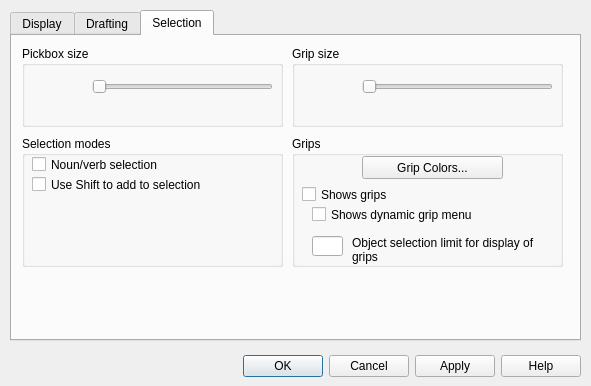
<?xml version="1.0" encoding="UTF-8"?>
<ui version="4.0">
 <class>Options_Dialog</class>
 <widget class="QDialog" name="Options_Dialog">
  <property name="windowModality">
   <enum>Qt::NonModal</enum>
  </property>
  <property name="geometry">
   <rect>
    <x>0</x>
    <y>0</y>
    <width>591</width>
    <height>386</height>
   </rect>
  </property>
  <property name="minimumSize">
   <size>
    <width>591</width>
    <height>386</height>
   </size>
  </property>
  <property name="maximumSize">
   <size>
    <width>591</width>
    <height>386</height>
   </size>
  </property>
  <property name="windowTitle">
   <string>QAD - Options</string>
  </property>
  <property name="sizeGripEnabled">
   <bool>false</bool>
  </property>
  <property name="modal">
   <bool>false</bool>
  </property>
  <widget class="QDialogButtonBox" name="buttonBox">
   <property name="geometry">
    <rect>
     <x>240</x>
     <y>350</y>
     <width>341</width>
     <height>32</height>
    </rect>
   </property>
   <property name="orientation">
    <enum>Qt::Horizontal</enum>
   </property>
   <property name="standardButtons">
    <set>QDialogButtonBox::Apply|QDialogButtonBox::Cancel|QDialogButtonBox::Help|QDialogButtonBox::Ok</set>
   </property>
  </widget>
  <widget class="QTabWidget" name="tabWidget">
   <property name="geometry">
    <rect>
     <x>10</x>
     <y>10</y>
     <width>571</width>
     <height>331</height>
    </rect>
   </property>
   <property name="maximumSize">
    <size>
     <width>16777215</width>
     <height>16777215</height>
    </size>
   </property>
   <property name="currentIndex">
    <number>2</number>
   </property>
   <widget class="QWidget" name="DisplayTab">
    <attribute name="title">
     <string>Display</string>
    </attribute>
    <widget class="QGroupBox" name="groupBox">
     <property name="geometry">
      <rect>
       <x>10</x>
       <y>10</y>
       <width>251</width>
       <height>291</height>
      </rect>
     </property>
     <property name="title">
      <string>Window Elements</string>
     </property>
     <widget class="QPushButton" name="Button_TextWindowColor">
      <property name="geometry">
       <rect>
        <x>20</x>
        <y>260</y>
        <width>91</width>
        <height>23</height>
       </rect>
      </property>
      <property name="toolTip">
       <string>Displays the Drawing Window Colors dialog box. </string>
      </property>
      <property name="text">
       <string>Colors</string>
      </property>
     </widget>
     <widget class="QCheckBox" name="checkBox_INPUTSEARCHOPTIONS_AUTOCOMPLETE">
      <property name="geometry">
       <rect>
        <x>20</x>
        <y>100</y>
        <width>211</width>
        <height>17</height>
       </rect>
      </property>
      <property name="toolTip">
       <string>Automatically appends suggestions as each keystroke is entered after the second keystroke (system variable INPUTSEARCHOPTIONS).</string>
      </property>
      <property name="text">
       <string>AutoComplete</string>
      </property>
     </widget>
     <widget class="QCheckBox" name="checkBox_SHOWTEXTWINDOW">
      <property name="geometry">
       <rect>
        <x>10</x>
        <y>20</y>
        <width>231</width>
        <height>20</height>
       </rect>
      </property>
      <property name="toolTip">
       <string>Show the text window at startup (system variable SHOWTEXTWINDOW).</string>
      </property>
      <property name="text">
       <string>Show the text window at startup</string>
      </property>
     </widget>
     <widget class="QLabel" name="label_4">
      <property name="geometry">
       <rect>
        <x>50</x>
        <y>50</y>
        <width>191</width>
        <height>21</height>
       </rect>
      </property>
      <property name="text">
       <string>Maximun command history length</string>
      </property>
      <property name="wordWrap">
       <bool>true</bool>
      </property>
     </widget>
     <widget class="QLineEdit" name="lineEdit_CMDINPUTHISTORYMAX">
      <property name="geometry">
       <rect>
        <x>10</x>
        <y>50</y>
        <width>31</width>
        <height>20</height>
       </rect>
      </property>
      <property name="toolTip">
       <string>Sets the maximum number of previous input values that are stored for a prompt in a command (system variable CMDINPUTHISTORYMAX).</string>
      </property>
     </widget>
     <widget class="QLineEdit" name="lineEdit_INPUTSEARCHDELAY">
      <property name="geometry">
       <rect>
        <x>20</x>
        <y>180</y>
        <width>41</width>
        <height>20</height>
       </rect>
      </property>
      <property name="toolTip">
       <string>&lt;html&gt;&lt;head/&gt;&lt;body&gt;&lt;p&gt;Controls the amount of time that elapses before automated keyboard features display at the Command prompt.&lt;/p&gt;&lt;p&gt;Valid values are real numbers from 100 to 10,000, which represent milliseconds.&lt;/p&gt;&lt;/body&gt;&lt;/html&gt;</string>
      </property>
     </widget>
     <widget class="QLabel" name="label_INPUTSEARCHDELAY">
      <property name="geometry">
       <rect>
        <x>70</x>
        <y>180</y>
        <width>171</width>
        <height>21</height>
       </rect>
      </property>
      <property name="text">
       <string>Delay time (msec)</string>
      </property>
      <property name="wordWrap">
       <bool>true</bool>
      </property>
     </widget>
     <widget class="QCheckBox" name="checkBox_INPUTSEARCHOPTIONS_ON">
      <property name="geometry">
       <rect>
        <x>10</x>
        <y>80</y>
        <width>231</width>
        <height>17</height>
       </rect>
      </property>
      <property name="toolTip">
       <string>Turns on/off all automated keyboard features when typing at the Command prompt (system variable INPUTSEARCHOPTIONS).</string>
      </property>
      <property name="text">
       <string>Automated keyboard features</string>
      </property>
     </widget>
     <widget class="QCheckBox" name="checkBox_INPUTSEARCHOPTIONS_DISPLAY_LIST">
      <property name="geometry">
       <rect>
        <x>20</x>
        <y>120</y>
        <width>211</width>
        <height>17</height>
       </rect>
      </property>
      <property name="toolTip">
       <string>Displays a list of suggestions as keystrokes are entered (system variable INPUTSEARCHOPTIONS).</string>
      </property>
      <property name="text">
       <string>Displays a list of suggestions</string>
      </property>
     </widget>
     <widget class="QCheckBox" name="checkBox_INPUTSEARCHOPTIONS_DISPLAY_ICON">
      <property name="geometry">
       <rect>
        <x>20</x>
        <y>140</y>
        <width>211</width>
        <height>17</height>
       </rect>
      </property>
      <property name="toolTip">
       <string>Displays the icon of the command or system variable, if available (system variable INPUTSEARCHOPTIONS).</string>
      </property>
      <property name="text">
       <string>Displays the icon of the command</string>
      </property>
     </widget>
     <widget class="QCheckBox" name="checkBox_INPUTSEARCHOPTIONS_EXCLUDE_SYS_VAR">
      <property name="geometry">
       <rect>
        <x>20</x>
        <y>160</y>
        <width>211</width>
        <height>17</height>
       </rect>
      </property>
      <property name="toolTip">
       <string>Excludes the display of system variables (system variable INPUTSEARCHOPTIONS).</string>
      </property>
      <property name="text">
       <string>Excludes system variables</string>
      </property>
     </widget>
    </widget>
    <widget class="QGroupBox" name="groupBox_2">
     <property name="geometry">
      <rect>
       <x>270</x>
       <y>10</y>
       <width>281</width>
       <height>121</height>
      </rect>
     </property>
     <property name="title">
      <string>Resolution</string>
     </property>
     <widget class="QLineEdit" name="lineEdit_ARCMINSEGMENTQTY">
      <property name="geometry">
       <rect>
        <x>10</x>
        <y>30</y>
        <width>31</width>
        <height>20</height>
       </rect>
      </property>
      <property name="toolTip">
       <string>Minimum number of segments to approximate an arc (system variable ARCMINSEGMENTQTY).</string>
      </property>
     </widget>
     <widget class="QLabel" name="label">
      <property name="geometry">
       <rect>
        <x>50</x>
        <y>30</y>
        <width>221</width>
        <height>21</height>
       </rect>
      </property>
      <property name="text">
       <string>Minimum number of segments in an arc</string>
      </property>
      <property name="wordWrap">
       <bool>true</bool>
      </property>
     </widget>
     <widget class="QLabel" name="label_2">
      <property name="geometry">
       <rect>
        <x>50</x>
        <y>60</y>
        <width>221</width>
        <height>21</height>
       </rect>
      </property>
      <property name="toolTip">
       <string>Minimum number of segments to approximate a circle (system variable CIRCLEMINSEGMENTQTY).</string>
      </property>
      <property name="text">
       <string>Minimum number of segments in a circle</string>
      </property>
      <property name="wordWrap">
       <bool>true</bool>
      </property>
     </widget>
     <widget class="QLineEdit" name="lineEdit_CIRCLEMINSEGMENTQTY">
      <property name="geometry">
       <rect>
        <x>10</x>
        <y>60</y>
        <width>31</width>
        <height>20</height>
       </rect>
      </property>
      <property name="toolTip">
       <string>Minimum number of segments to approximate a circle (system variable CIRCLEMINSEGMENTQTY).</string>
      </property>
     </widget>
     <widget class="QLineEdit" name="lineEdit_TOLERANCE2APPROXCURVE">
      <property name="geometry">
       <rect>
        <x>10</x>
        <y>90</y>
        <width>31</width>
        <height>20</height>
       </rect>
      </property>
      <property name="toolTip">
       <string>Maximum error approximating a curve to segments (system variable TOLERANCE2APPROXCURVE).</string>
      </property>
     </widget>
     <widget class="QLabel" name="label_3">
      <property name="geometry">
       <rect>
        <x>50</x>
        <y>80</y>
        <width>221</width>
        <height>41</height>
       </rect>
      </property>
      <property name="text">
       <string>Maximun admitted error between a real curve and the aproximated, segmented curve</string>
      </property>
      <property name="wordWrap">
       <bool>true</bool>
      </property>
     </widget>
    </widget>
    <widget class="QGroupBox" name="groupBox_3">
     <property name="geometry">
      <rect>
       <x>270</x>
       <y>140</y>
       <width>281</width>
       <height>61</height>
      </rect>
     </property>
     <property name="title">
      <string>Crosshair size</string>
     </property>
     <widget class="QLineEdit" name="lineEdit_CURSORSIZE">
      <property name="geometry">
       <rect>
        <x>10</x>
        <y>20</y>
        <width>31</width>
        <height>20</height>
       </rect>
      </property>
      <property name="toolTip">
       <string>Determines the size of the crosshair as a percentage of the screen size (system variable CURSORSIZE).</string>
      </property>
     </widget>
     <widget class="QSlider" name="horizontalSlider_CURSORSIZE">
      <property name="geometry">
       <rect>
        <x>50</x>
        <y>20</y>
        <width>221</width>
        <height>22</height>
       </rect>
      </property>
      <property name="toolTip">
       <string>Determines the size of the crosshair as a percentage of the screen size (system variable CURSORSIZE).</string>
      </property>
      <property name="orientation">
       <enum>Qt::Horizontal</enum>
      </property>
     </widget>
    </widget>
   </widget>
   <widget class="QWidget" name="DraftingTab">
    <attribute name="title">
     <string>Drafting</string>
    </attribute>
    <widget class="QGroupBox" name="groupBox_4">
     <property name="geometry">
      <rect>
       <x>10</x>
       <y>10</y>
       <width>261</width>
       <height>141</height>
      </rect>
     </property>
     <property name="title">
      <string>AutoSnap Settings</string>
     </property>
     <widget class="QCheckBox" name="checkBox_AUTOSNAP_DISPLAY_MARK">
      <property name="geometry">
       <rect>
        <x>10</x>
        <y>20</y>
        <width>241</width>
        <height>17</height>
       </rect>
      </property>
      <property name="toolTip">
       <string>Controls the display of the AutoSnap marker. The marker is a geometric symbol that is displayed when the crosshairs move over a snap point ( AUTOSNAP system variable).</string>
      </property>
      <property name="text">
       <string>Marker</string>
      </property>
     </widget>
     <widget class="QPushButton" name="pushButton_AutoSnapColor">
      <property name="geometry">
       <rect>
        <x>10</x>
        <y>110</y>
        <width>81</width>
        <height>23</height>
       </rect>
      </property>
      <property name="toolTip">
       <string>Displays the Drawing Window Colors dialog box. </string>
      </property>
      <property name="text">
       <string>Colors</string>
      </property>
     </widget>
     <widget class="QCheckBox" name="checkBox_APBOX">
      <property name="geometry">
       <rect>
        <x>10</x>
        <y>80</y>
        <width>241</width>
        <height>17</height>
       </rect>
      </property>
      <property name="toolTip">
       <string>Turns the display of the AutoSnap aperture box on or off.
The aperture box is a box that appears inside the crosshairs when you snap to an object (APBOX system variable).</string>
      </property>
      <property name="text">
       <string>Display AutoSnap aperture box</string>
      </property>
     </widget>
     <widget class="QCheckBox" name="checkBox_AUTOSNAP_DISPLAY_TOOLTIPS">
      <property name="geometry">
       <rect>
        <x>10</x>
        <y>60</y>
        <width>241</width>
        <height>17</height>
       </rect>
      </property>
      <property name="toolTip">
       <string>Controls the display of the AutoSnap tooltip. The tooltip is a label that describes which part of the object you are snapping to (AUTOSNAP system variable).</string>
      </property>
      <property name="text">
       <string>Display AutoSnap tooltip</string>
      </property>
     </widget>
     <widget class="QCheckBox" name="checkBox_AUTOSNAP_MAGNET">
      <property name="geometry">
       <rect>
        <x>10</x>
        <y>40</y>
        <width>241</width>
        <height>17</height>
       </rect>
      </property>
      <property name="toolTip">
       <string>Turns the AutoSnap magnet on or off. The magnet is an automatic movement of the crosshairs that locks the crosshairs onto the nearest snap point (AUTOSNAP system variable).</string>
      </property>
      <property name="text">
       <string>Magnet</string>
      </property>
     </widget>
    </widget>
    <widget class="QGroupBox" name="groupBox_5">
     <property name="geometry">
      <rect>
       <x>290</x>
       <y>10</y>
       <width>261</width>
       <height>71</height>
      </rect>
     </property>
     <property name="title">
      <string>Alignment Point Acquisition</string>
     </property>
     <widget class="QRadioButton" name="radioButton_POLARMODE_AUTO_ACQUIRE">
      <property name="geometry">
       <rect>
        <x>10</x>
        <y>20</y>
        <width>241</width>
        <height>17</height>
       </rect>
      </property>
      <property name="toolTip">
       <string>Displays tracking vectors automatically when the aperture moves over an object snap.</string>
      </property>
      <property name="text">
       <string>Automatic</string>
      </property>
     </widget>
     <widget class="QRadioButton" name="radioButton_POLARMODE_SHIFT_TO_ACQUIRE">
      <property name="geometry">
       <rect>
        <x>10</x>
        <y>40</y>
        <width>241</width>
        <height>17</height>
       </rect>
      </property>
      <property name="toolTip">
       <string>Displays tracking vectors when you press Shift and move the aperture over an object snap.</string>
      </property>
      <property name="text">
       <string>Shift to acquire</string>
      </property>
     </widget>
    </widget>
    <widget class="QGroupBox" name="groupBox_6">
     <property name="geometry">
      <rect>
       <x>10</x>
       <y>160</y>
       <width>261</width>
       <height>81</height>
      </rect>
     </property>
     <property name="title">
      <string>AutoSnap Marker Size</string>
     </property>
     <widget class="QSlider" name="horizontalSlider_AUTOSNAPSIZE">
      <property name="geometry">
       <rect>
        <x>70</x>
        <y>30</y>
        <width>181</width>
        <height>22</height>
       </rect>
      </property>
      <property name="toolTip">
       <string>Sets the display size for the AutoSnap marker.</string>
      </property>
      <property name="orientation">
       <enum>Qt::Horizontal</enum>
      </property>
     </widget>
     <widget class="QWidget" name="widget_AUTOSNAPSIZE" native="true">
      <property name="geometry">
       <rect>
        <x>10</x>
        <y>20</y>
        <width>51</width>
        <height>51</height>
       </rect>
      </property>
     </widget>
    </widget>
    <widget class="QGroupBox" name="groupBox_7">
     <property name="geometry">
      <rect>
       <x>290</x>
       <y>160</y>
       <width>261</width>
       <height>81</height>
      </rect>
     </property>
     <property name="title">
      <string>Aperture Size</string>
     </property>
     <widget class="QSlider" name="horizontalSlider_APERTURE">
      <property name="geometry">
       <rect>
        <x>70</x>
        <y>30</y>
        <width>181</width>
        <height>22</height>
       </rect>
      </property>
      <property name="toolTip">
       <string>Sets the display size for the object snap target box, in pixels (APERTURE system variable).</string>
      </property>
      <property name="orientation">
       <enum>Qt::Horizontal</enum>
      </property>
     </widget>
     <widget class="QWidget" name="widget_APERTURESIZE" native="true">
      <property name="geometry">
       <rect>
        <x>10</x>
        <y>20</y>
        <width>51</width>
        <height>51</height>
       </rect>
      </property>
     </widget>
    </widget>
   </widget>
   <widget class="QWidget" name="SelectionTab">
    <attribute name="title">
     <string>Selection</string>
    </attribute>
    <widget class="QGroupBox" name="groupBox_8">
     <property name="geometry">
      <rect>
       <x>10</x>
       <y>10</y>
       <width>261</width>
       <height>81</height>
      </rect>
     </property>
     <property name="title">
      <string>Pickbox size</string>
     </property>
     <widget class="QSlider" name="horizontalSlider_PICKBOX">
      <property name="geometry">
       <rect>
        <x>70</x>
        <y>30</y>
        <width>181</width>
        <height>22</height>
       </rect>
      </property>
      <property name="toolTip">
       <string>Sets the object selection target height, in pixels (PICKBOX system variable).</string>
      </property>
      <property name="orientation">
       <enum>Qt::Horizontal</enum>
      </property>
     </widget>
     <widget class="QWidget" name="widget_PICKBOX" native="true">
      <property name="geometry">
       <rect>
        <x>10</x>
        <y>20</y>
        <width>51</width>
        <height>51</height>
       </rect>
      </property>
     </widget>
    </widget>
    <widget class="QGroupBox" name="groupBox_9">
     <property name="geometry">
      <rect>
       <x>280</x>
       <y>10</y>
       <width>271</width>
       <height>81</height>
      </rect>
     </property>
     <property name="title">
      <string>Grip size</string>
     </property>
     <widget class="QSlider" name="horizontalSlider_GRIPSIZE">
      <property name="geometry">
       <rect>
        <x>70</x>
        <y>30</y>
        <width>191</width>
        <height>22</height>
       </rect>
      </property>
      <property name="toolTip">
       <string>Sets the size of the grip box in pixels ( GRIPSIZE system variable).</string>
      </property>
      <property name="orientation">
       <enum>Qt::Horizontal</enum>
      </property>
     </widget>
     <widget class="QWidget" name="widget_GRIPSIZE" native="true">
      <property name="geometry">
       <rect>
        <x>10</x>
        <y>20</y>
        <width>51</width>
        <height>51</height>
       </rect>
      </property>
     </widget>
    </widget>
    <widget class="QGroupBox" name="groupBox_10">
     <property name="geometry">
      <rect>
       <x>10</x>
       <y>100</y>
       <width>261</width>
       <height>131</height>
      </rect>
     </property>
     <property name="title">
      <string>Selection modes</string>
     </property>
     <widget class="QCheckBox" name="checkBox_PICKFIRST">
      <property name="geometry">
       <rect>
        <x>10</x>
        <y>20</y>
        <width>241</width>
        <height>17</height>
       </rect>
      </property>
      <property name="toolTip">
       <string>Controls whether you select objects before (noun-verb selection) or after you issue a command (PICKFIRST system variable).</string>
      </property>
      <property name="text">
       <string>Noun/verb selection</string>
      </property>
     </widget>
     <widget class="QCheckBox" name="checkBox_PICKADD">
      <property name="geometry">
       <rect>
        <x>10</x>
        <y>40</y>
        <width>241</width>
        <height>17</height>
       </rect>
      </property>
      <property name="toolTip">
       <string>Controls whether subsequent selections replace the current selection set or add to it (PICKADD system variable).</string>
      </property>
      <property name="text">
       <string>Use Shift to add to selection</string>
      </property>
     </widget>
    </widget>
    <widget class="QGroupBox" name="groupBox_11">
     <property name="geometry">
      <rect>
       <x>280</x>
       <y>100</y>
       <width>271</width>
       <height>131</height>
      </rect>
     </property>
     <property name="title">
      <string>Grips</string>
     </property>
     <widget class="QPushButton" name="button_GripColor">
      <property name="geometry">
       <rect>
        <x>70</x>
        <y>20</y>
        <width>141</width>
        <height>23</height>
       </rect>
      </property>
      <property name="toolTip">
       <string>Displays the Grip Colors dialog box where you can specify the colors for different grip status and elements.</string>
      </property>
      <property name="text">
       <string>Grip Colors...</string>
      </property>
     </widget>
     <widget class="QCheckBox" name="checkBox_GRIPS">
      <property name="geometry">
       <rect>
        <x>10</x>
        <y>50</y>
        <width>251</width>
        <height>17</height>
       </rect>
      </property>
      <property name="toolTip">
       <string>Controls the display of grips on selected objects. Displaying grips in a drawing significantly affects performance. Clear this option to optimize performance ( GRIPS system variable).</string>
      </property>
      <property name="text">
       <string>Shows grips</string>
      </property>
     </widget>
     <widget class="QCheckBox" name="checkBox_GRIPMULTIFUNCTIONAL_ON_DYNAMIC_MENU_AND_HOT_GRIPT">
      <property name="geometry">
       <rect>
        <x>20</x>
        <y>70</y>
        <width>241</width>
        <height>17</height>
       </rect>
      </property>
      <property name="toolTip">
       <string>Controls the display of dynamic menu when pausing over a multi-functional grip (GRIPMULTIFUNCTIONAL system variable).</string>
      </property>
      <property name="text">
       <string>Shows dynamic grip menu</string>
      </property>
     </widget>
     <widget class="QLineEdit" name="lineEdit_GRIPOBJLIMIT">
      <property name="geometry">
       <rect>
        <x>20</x>
        <y>100</y>
        <width>31</width>
        <height>20</height>
       </rect>
      </property>
      <property name="toolTip">
       <string>Suppresses the display of grips when the selection set includes more than the specified number of objects (GRIPOBJLIMIT system variable).</string>
      </property>
     </widget>
     <widget class="QLabel" name="label_GRIPOBJLIMIT">
      <property name="geometry">
       <rect>
        <x>60</x>
        <y>100</y>
        <width>201</width>
        <height>31</height>
       </rect>
      </property>
      <property name="toolTip">
       <string/>
      </property>
      <property name="text">
       <string>Object selection limit for display of grips</string>
      </property>
      <property name="alignment">
       <set>Qt::AlignLeading|Qt::AlignLeft|Qt::AlignTop</set>
      </property>
      <property name="wordWrap">
       <bool>true</bool>
      </property>
     </widget>
    </widget>
   </widget>
  </widget>
 </widget>
 <resources/>
 <connections>
  <connection>
   <sender>buttonBox</sender>
   <signal>accepted()</signal>
   <receiver>Options_Dialog</receiver>
   <slot>ButtonBOX_Accepted()</slot>
   <hints>
    <hint type="sourcelabel">
     <x>330</x>
     <y>361</y>
    </hint>
    <hint type="destinationlabel">
     <x>199</x>
     <y>357</y>
    </hint>
   </hints>
  </connection>
  <connection>
   <sender>buttonBox</sender>
   <signal>clicked(QAbstractButton*)</signal>
   <receiver>Options_Dialog</receiver>
   <slot>ButtonBOX_Apply()</slot>
   <hints>
    <hint type="sourcelabel">
     <x>463</x>
     <y>366</y>
    </hint>
    <hint type="destinationlabel">
     <x>221</x>
     <y>365</y>
    </hint>
   </hints>
  </connection>
  <connection>
   <sender>buttonBox</sender>
   <signal>helpRequested()</signal>
   <receiver>Options_Dialog</receiver>
   <slot>ButtonHELP_Pressed()</slot>
   <hints>
    <hint type="sourcelabel">
     <x>480</x>
     <y>364</y>
    </hint>
    <hint type="destinationlabel">
     <x>235</x>
     <y>372</y>
    </hint>
   </hints>
  </connection>
  <connection>
   <sender>checkBox_INPUTSEARCHOPTIONS_ON</sender>
   <signal>clicked()</signal>
   <receiver>Options_Dialog</receiver>
   <slot>checkBox_INPUTSEARCHOPTIONS_ON_clicked()</slot>
   <hints>
    <hint type="sourcelabel">
     <x>74</x>
     <y>129</y>
    </hint>
    <hint type="destinationlabel">
     <x>14</x>
     <y>354</y>
    </hint>
   </hints>
  </connection>
  <connection>
   <sender>horizontalSlider_CURSORSIZE</sender>
   <signal>sliderMoved(int)</signal>
   <receiver>Options_Dialog</receiver>
   <slot>horizontalSlider_CURSORSIZE_moved()</slot>
   <hints>
    <hint type="sourcelabel">
     <x>443</x>
     <y>251</y>
    </hint>
    <hint type="destinationlabel">
     <x>586</x>
     <y>314</y>
    </hint>
   </hints>
  </connection>
  <connection>
   <sender>lineEdit_CURSORSIZE</sender>
   <signal>textEdited(QString)</signal>
   <receiver>Options_Dialog</receiver>
   <slot>lineEdit_CURSORSIZE_textChanged()</slot>
   <hints>
    <hint type="sourcelabel">
     <x>301</x>
     <y>249</y>
    </hint>
    <hint type="destinationlabel">
     <x>587</x>
     <y>282</y>
    </hint>
   </hints>
  </connection>
  <connection>
   <sender>horizontalSlider_CURSORSIZE</sender>
   <signal>valueChanged(int)</signal>
   <receiver>Options_Dialog</receiver>
   <slot>horizontalSlider_CURSORSIZE_moved()</slot>
   <hints>
    <hint type="sourcelabel">
     <x>485</x>
     <y>252</y>
    </hint>
    <hint type="destinationlabel">
     <x>587</x>
     <y>230</y>
    </hint>
   </hints>
  </connection>
  <connection>
   <sender>horizontalSlider_AUTOSNAPSIZE</sender>
   <signal>valueChanged(int)</signal>
   <receiver>Options_Dialog</receiver>
   <slot>horizontalSlider_AUTOSNAPSIZE_changed()</slot>
   <hints>
    <hint type="sourcelabel">
     <x>120</x>
     <y>230</y>
    </hint>
    <hint type="destinationlabel">
     <x>50</x>
     <y>358</y>
    </hint>
   </hints>
  </connection>
  <connection>
   <sender>horizontalSlider_APERTURE</sender>
   <signal>valueChanged(int)</signal>
   <receiver>Options_Dialog</receiver>
   <slot>horizontalSlider_APERTURE_changed()</slot>
   <hints>
    <hint type="sourcelabel">
     <x>499</x>
     <y>230</y>
    </hint>
    <hint type="destinationlabel">
     <x>584</x>
     <y>264</y>
    </hint>
   </hints>
  </connection>
  <connection>
   <sender>horizontalSlider_PICKBOX</sender>
   <signal>valueChanged(int)</signal>
   <receiver>Options_Dialog</receiver>
   <slot>horizontalSlider_PICKBOX_changed()</slot>
   <hints>
    <hint type="sourcelabel">
     <x>136</x>
     <y>82</y>
    </hint>
    <hint type="destinationlabel">
     <x>113</x>
     <y>354</y>
    </hint>
   </hints>
  </connection>
  <connection>
   <sender>horizontalSlider_GRIPSIZE</sender>
   <signal>valueChanged(int)</signal>
   <receiver>Options_Dialog</receiver>
   <slot>horizontalSlider_GRIPSIZE_changed()</slot>
   <hints>
    <hint type="sourcelabel">
     <x>401</x>
     <y>80</y>
    </hint>
    <hint type="destinationlabel">
     <x>586</x>
     <y>89</y>
    </hint>
   </hints>
  </connection>
  <connection>
   <sender>checkBox_GRIPS</sender>
   <signal>clicked()</signal>
   <receiver>Options_Dialog</receiver>
   <slot>checkBox_GRIPS_ON_clicked()</slot>
   <hints>
    <hint type="sourcelabel">
     <x>347</x>
     <y>190</y>
    </hint>
    <hint type="destinationlabel">
     <x>583</x>
     <y>206</y>
    </hint>
   </hints>
  </connection>
  <connection>
   <sender>button_GripColor</sender>
   <signal>clicked()</signal>
   <receiver>Options_Dialog</receiver>
   <slot>button_GripColor_clicked()</slot>
   <hints>
    <hint type="sourcelabel">
     <x>413</x>
     <y>162</y>
    </hint>
    <hint type="destinationlabel">
     <x>586</x>
     <y>172</y>
    </hint>
   </hints>
  </connection>
  <connection>
   <sender>Button_TextWindowColor</sender>
   <signal>clicked()</signal>
   <receiver>Options_Dialog</receiver>
   <slot>Button_TextWindowColor_clicked()</slot>
   <hints>
    <hint type="sourcelabel">
     <x>94</x>
     <y>316</y>
    </hint>
    <hint type="destinationlabel">
     <x>127</x>
     <y>361</y>
    </hint>
   </hints>
  </connection>
  <connection>
   <sender>pushButton_AutoSnapColor</sender>
   <signal>clicked()</signal>
   <receiver>Options_Dialog</receiver>
   <slot>Button_AutoSnapWindowColor_clicked()</slot>
   <hints>
    <hint type="sourcelabel">
     <x>67</x>
     <y>159</y>
    </hint>
    <hint type="destinationlabel">
     <x>78</x>
     <y>368</y>
    </hint>
   </hints>
  </connection>
 </connections>
 <slots>
  <slot>ButtonBOX_Accepted()</slot>
  <slot>ButtonBOX_Apply()</slot>
  <slot>ButtonHELP_Pressed()</slot>
  <slot>checkBox_INPUTSEARCHOPTIONS_ON_clicked()</slot>
  <slot>horizontalSlider_CURSORSIZE_moved()</slot>
  <slot>lineEdit_CURSORSIZE_textChanged()</slot>
  <slot>horizontalSlider_AUTOSNAPSIZE_changed()</slot>
  <slot>horizontalSlider_APERTURE_changed()</slot>
  <slot>horizontalSlider_PICKBOX_changed()</slot>
  <slot>horizontalSlider_GRIPSIZE_changed()</slot>
  <slot>checkBox_GRIPS_ON_clicked()</slot>
  <slot>button_GripColor_clicked()</slot>
  <slot>Button_TextWindowColor_clicked()</slot>
  <slot>Button_AutoSnapWindowColor_clicked()</slot>
 </slots>
</ui>
